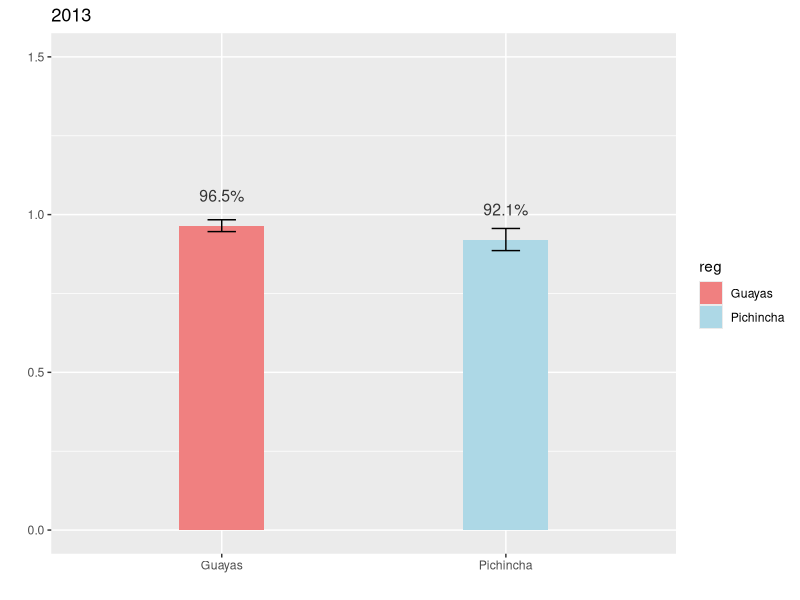
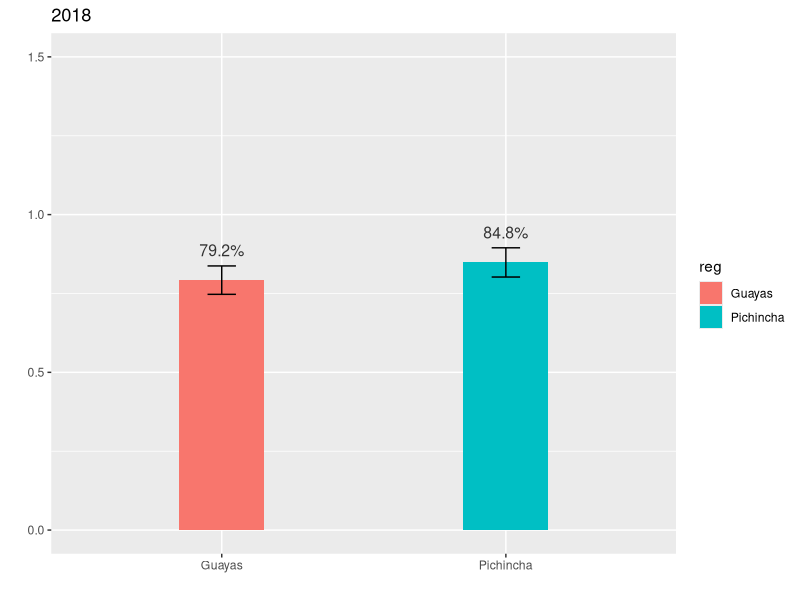
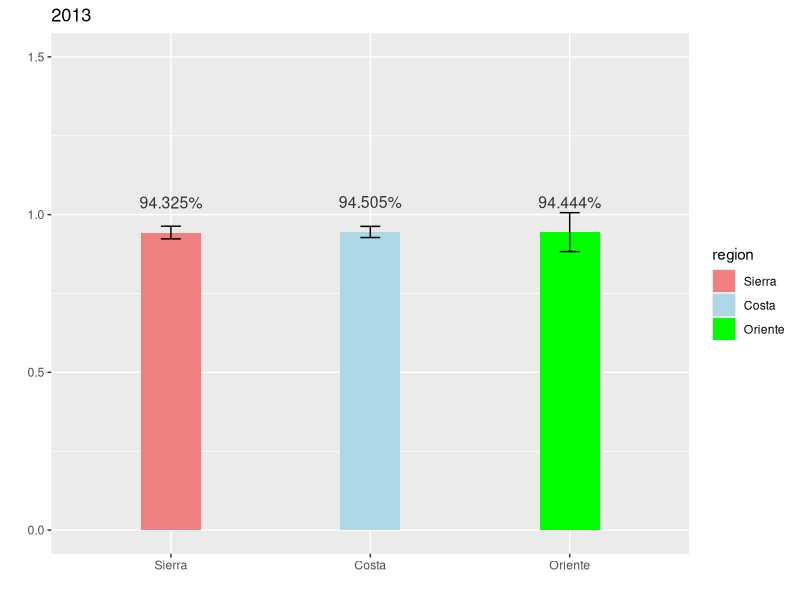
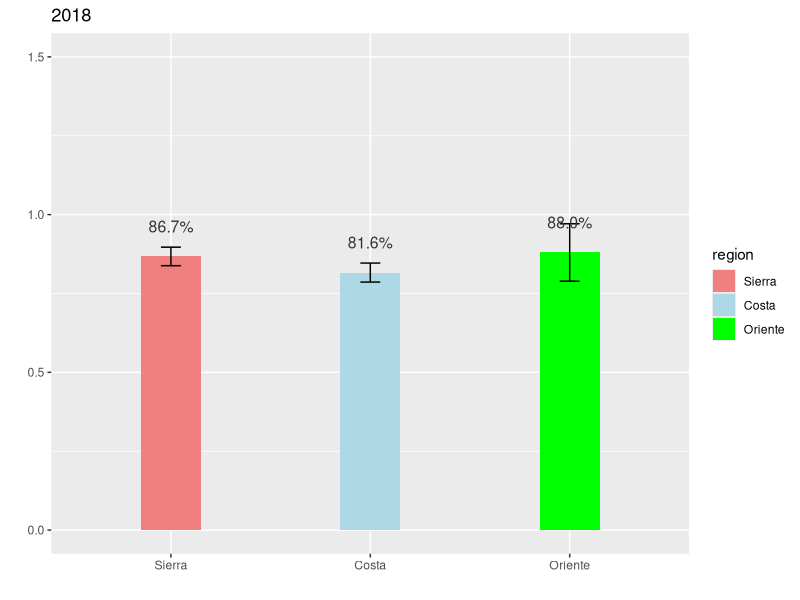
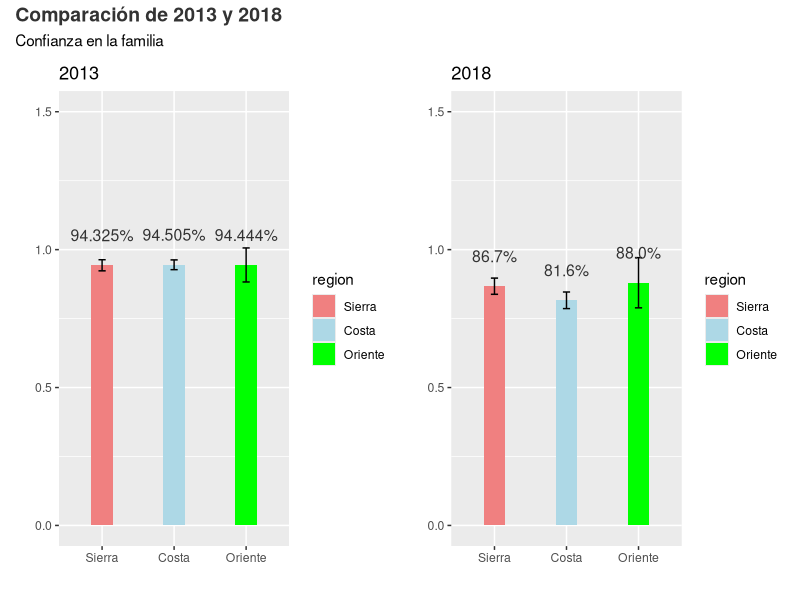
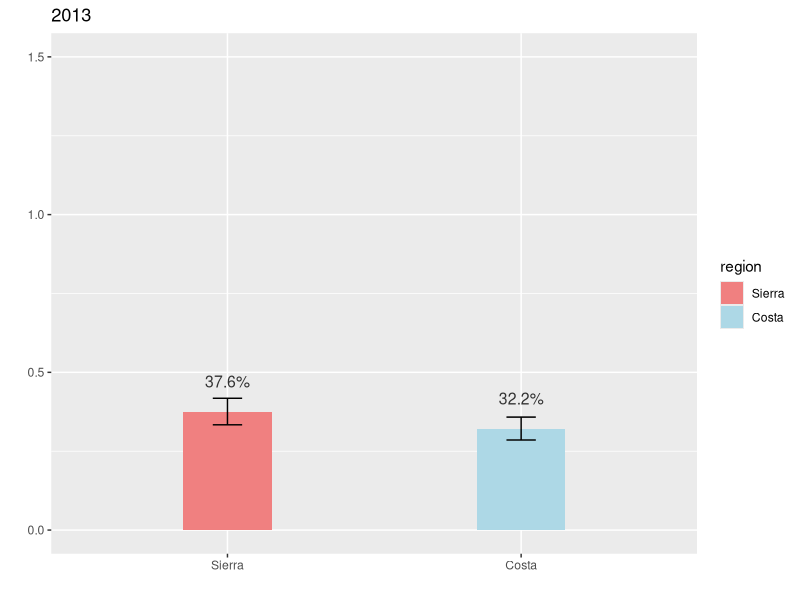
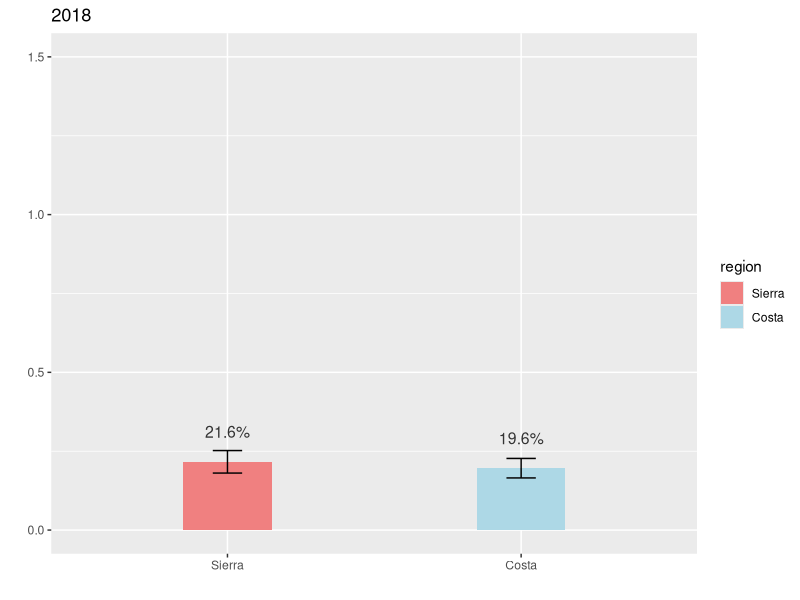
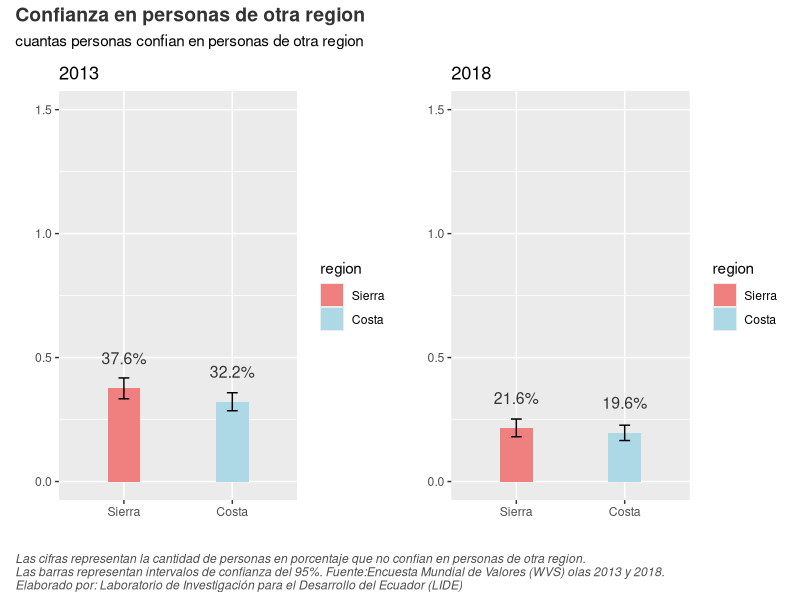

R code for these plots, in order:
#Carga de librerias y bases
library(haven)
library(dplyr)
library(ggplot2)
library(readr)
library(forcats)
library(lubridate)
library(tidyverse)
library(here)
library(cowplot)
library(patchwork)
library(openxlsx)
Wave_7_Ecuador <- read_dta("BASES LIDE/WVS_Wave_7_Ecuador_Stata_v5.0.dta")
Wave_6_Ecuador<- read_dta("BASES LIDE/WV6_Data_Ecuador_Stata_v20201117.dta")

# Union de bases de datos

Wave_6_Ecuador$N_REGION_ISO <- as_factor(Wave_6_Ecuador$N_REGION_ISO)
Wave_7_Ecuador$N_REGION_ISO <- as_factor(Wave_7_Ecuador$N_REGION_ISO)
Wave_6_Ecuador$V102 <- as_factor(Wave_6_Ecuador$V102)
Wave_7_Ecuador$Q58 <- as_factor(Wave_7_Ecuador$Q58)
Wave_6_Ecuador$V103 <- as_factor(Wave_6_Ecuador$V103)
Wave_7_Ecuador$Q59 <- as_factor(Wave_7_Ecuador$Q59)
Wave_6_Ecuador$V104 <- as_factor(Wave_6_Ecuador$V104)
Wave_7_Ecuador$Q60 <- as_factor(Wave_7_Ecuador$Q60)
Wave_6_Ecuador$V105 <- as_factor(Wave_6_Ecuador$V105)
Wave_7_Ecuador$Q61 <- as_factor(Wave_7_Ecuador$Q61)
Wave_6_Ecuador$V106 <- as_factor(Wave_6_Ecuador$V106)
Wave_7_Ecuador$Q62 <- as_factor(Wave_7_Ecuador$Q62)
Wave_6_Ecuador$V115 <- as_factor(Wave_6_Ecuador$V115)
Wave_7_Ecuador$Q71 <- as_factor(Wave_7_Ecuador$Q71)
Wave_6_Ecuador$V181 <- as_factor(Wave_6_Ecuador$V181)
Wave_7_Ecuador$Q142 <- as_factor(Wave_7_Ecuador$Q142)
Wave_6_Ecuador$V113 <- as_factor(Wave_6_Ecuador$V113)
Wave_7_Ecuador$Q69 <- as_factor(Wave_7_Ecuador$Q69)

wave7 <- Wave_7_Ecuador%>%
  select(cf= "Q58",
         "reg"= N_REGION_ISO,
         cv="Q59",
         cp="Q60",
         c_primera="Q61",
         c_dif_reg="Q62",
         ano="A_YEAR",
         c_gob= "Q71",
         p_trabajo="Q142",
         c_policia="Q69")

wave6<-Wave_6_Ecuador%>%
  select(cf="V102" ,
         "reg"= N_REGION_ISO,
         cv="V103",
         cp="V104",
         c_primera="V105",
         c_dif_reg="V106",
         ano="V262",
         c_gob = "V115",
         p_trabajo="V181",
         c_policia="V113")

wvs_total <- bind_rows(wave6, wave7)

#Agrupar c_gob en dos categorias 

wvs_total$c_gob<- as_factor(wvs_total$c_gob)
wvs_total$confianza_gobierno <- ifelse(wvs_total$c_gob %in% c("Quite a lot", "A great deal"),
                              "confío", "no confío")

#Creamos una variable binaria, con la confianza en el gobierno

wvs_total <- wvs_total %>%
  mutate(confianza_gobieno_b = as.integer(c_gob %in% c("Quite a lot", "A great deal")))


#agrupar cf en dos categorias 

wvs_total$cf<- as_factor(wvs_total$cf)
wvs_total$confianza <- ifelse(wvs_total$cf %in% c("Trust completely", "Trust somewhat"),
                              "confío", "no confío")

#Creamos una variable binaria, con la confianza

wvs_total <- wvs_total %>%
  mutate(confianza_binaria = as.integer(cf %in% c("Trust completely", "Trust somewhat")))


#agrupar c_dif_reg en dos categorias 

wvs_total$c_dif_reg<- as_factor(wvs_total$c_dif_reg)
wvs_total$confianza_en_otra_reg <- ifelse(wvs_total$c_dif_reg %in% c("Trust completely", "Trust somewhat"),
                              "confío", "no confío")

#Creamos una variable binaria, con la confianza en personas de otras regiones

wvs_total <- wvs_total %>%
  mutate(confianza_en_otra_reg_b = as.integer(c_dif_reg %in% c("Trust completely", "Trust somewhat")))

# Agrupar p_trabajo en dos categorias

wvs_total$p_trabajo<- as_factor(wvs_total$p_trabajo)
wvs_total$miedo_perder_empleo <- ifelse(wvs_total$p_trabajo %in% c("Very much", "A great deal"),
                                          "confío", "no confío")

#Creamos una variable binaria, con el miedo de las personas a perder su trabajo

wvs_total <- wvs_total %>%
  mutate(miedo_perder_empleo = as.integer(p_trabajo %in% c("Very much", "A great deal")))

#Agrupar c_policia en dos categorias 

wvs_total$c_policia<- as_factor(wvs_total$c_policia)
wvs_total$confianza_policia <- ifelse(wvs_total$c_policia %in% c("Quite a lot", "A great deal"),
                                       "confío", "no confío")

#Creamos una variable binaria, con la confianza en la policia

wvs_total <- wvs_total %>%
  mutate(confianza_policia_b = as.integer(c_policia %in% c("Quite a lot", "A great deal")))





#filtrando por Provincia y renombre de variables

wvs_uio_gye <- wvs_total%>%
  filter(reg %in% c("EC-G Guayas","EC-P Pichincha"))%>%
  mutate(reg=fct_recode(reg,
                        "Guayas"="EC-G Guayas",
                        "Pichincha"="EC-P Pichincha"))

#Relaizamos una grupación de la varible de provicias


wvs_c<- wvs_total%>%
  mutate(region = fct_collapse(reg,
                               "Sierra"=c("EC-A Azuay","EC-B Bolivar","EC-F Canar",
                                          "EC-C Carchi","EC-X Cotopaxi","EC-H Chimborazo",
                                          "EC-L Loja","EC-I Imbabura","EC-P Pichincha",
                                          "EC-T Tungurahua"),
                               "Costa"=c("EC-O El Oro","EC-E Esmeraldas","EC-G Guayas",
                                         "EC-R Los Rios","EC-M Manabi","EC-SE Santa Elena",
                                         "EC-SD Santo Domingo de los Tsachilas",
                                         "EC-SD Santo Domingo de los Tsachilas"),
                               "Oriente"=c("EC-S Morona Santiago","EC-N Napo","EC-D Orellana",
                                           "EC-Y Pastaza",
                                           "EC-U Sucumbios","EC-Z Zamora Chinchipe")))

#Relaizamos una grupación de la varible de provicias sin todas las del oriente

wvs_cs<- wvs_total%>%
  filter(reg %in% c("EC-A Azuay","EC-B Bolivar","EC-F Canar",
                    "EC-C Carchi","EC-X Cotopaxi","EC-H Chimborazo",
                    "EC-L Loja","EC-I Imbabura","EC-P Pichincha",
                    "EC-T Tungurahua","EC-O El Oro","EC-E Esmeraldas","EC-G Guayas",
                    "EC-R Los Rios","EC-M Manabi","EC-SE Santa Elena",
                    "EC-SD Santo Domingo de los Tsachilas",
                    "EC-SD Santo Domingo de los Tsachilas"))%>%
  mutate(region = fct_collapse(reg,
                               "Sierra"=c("EC-A Azuay","EC-B Bolivar","EC-F Canar",
                                          "EC-C Carchi","EC-X Cotopaxi","EC-H Chimborazo",
                                          "EC-L Loja","EC-I Imbabura","EC-P Pichincha",
                                          "EC-T Tungurahua"),
                               "Costa"=c("EC-O El Oro","EC-E Esmeraldas","EC-G Guayas",
                                         "EC-R Los Rios","EC-M Manabi","EC-SE Santa Elena",
                                         "EC-SD Santo Domingo de los Tsachilas",
                                         "EC-SD Santo Domingo de los Tsachilas")))


#Calcular la media y error estandar por provincia 
cf_p <- wvs_uio_gye %>% 
  group_by(ano, reg) %>% 
  summarize(mean = mean(as.numeric(confianza_binaria), na.rm = TRUE), 
            se = sd(as.numeric(confianza_binaria), na.rm = TRUE)/sqrt(n()))

#Calcular la media y error estandar por region
cf_r <- wvs_c %>% 
  group_by(ano, region) %>% 
  summarize(mean = mean(as.numeric(confianza_binaria), na.rm = TRUE), 
            se = sd(as.numeric(confianza_binaria), na.rm = TRUE)/sqrt(n()))

###############################################################################
#analizis de variable de confianza en la familia

#Graficos por provincia Pichincha y Guayas

# Gráfico 2013

cf_p_2013 <- cf_p %>% 
  filter(ano == 2013) %>%
  filter(complete.cases(reg, mean, se)) %>%
  ggplot(aes(x = reg, y = mean, fill = reg)) + 
  geom_bar(stat = "identity", width = 0.3,) +
  geom_errorbar(aes(ymin = mean - 1.96*se, ymax = mean + 1.96*se), width = 0.1) +
  geom_text(aes(label = scales::percent(mean, digits =1)), 
            color = "grey20", size = 4, vjust = -2) +
  labs(title = "2013", x = "", y = "") + 
  scale_y_continuous(limits = c(0, 1.5)) +
  scale_fill_manual(values = c("lightcoral", "lightblue")) 
print(cf_p_2013)

# Gráfico 2018

cf_p_2018 <- cf_p %>% 
  filter(ano == 2018) %>%
  filter(complete.cases(reg, mean, se)) %>%
  ggplot(aes(x = reg, y = mean, fill = reg)) + 
  geom_bar(stat = "identity", width = 0.3) +
  geom_errorbar(aes(ymin = mean - 1.96*se, ymax = mean + 1.96*se), width = 0.1) +
  geom_text(aes(label = scales::percent(mean, digits =1)), 
            color = "grey20", size = 4, vjust = -2) +
  labs(title = "2018", x = "", y = "") + 
  scale_y_continuous(limits = c(0, 1.5))
print(cf_p_2018)
################################################################################
#analizis de variable de confianza en la familia

#Graficos por region sierra y costa

# Gráfico 2013

cf_r_2013 <- cf_r %>% 
  filter(ano == 2013) %>%
  filter(complete.cases(region, mean, se)) %>%
  ggplot(aes(x = region, y = mean, fill = region)) + 
  geom_bar(stat = "identity", width = 0.3,) +
  geom_errorbar(aes(ymin = mean - 1.96*se, ymax = mean + 1.96*se), width = 0.1) +
  geom_text(aes(label = scales::percent(mean, digits =1)), 
            color = "grey20", size = 4, vjust = -2) +
  labs(title = "2013", x = "", y = "") + 
  scale_y_continuous(limits = c(0, 1.5)) +
  scale_fill_manual(values = c("lightcoral", "lightblue","green")) 
print(cf_r_2013)

# Gráfico 2018

cf_r_2018 <- cf_r %>% 
  filter(ano == 2018) %>%
  filter(complete.cases(region, mean, se)) %>%
  ggplot(aes(x = region, y = mean, fill = region)) + 
  geom_bar(stat = "identity", width = 0.3,) +
  geom_errorbar(aes(ymin = mean - 1.96*se, ymax = mean + 1.96*se), width = 0.1) +
  geom_text(aes(label = scales::percent(mean, digits =1)), 
            color = "grey20", size = 4, vjust = -2) +
  labs(title = "2018", x = "", y = "") + 
  scale_y_continuous(limits = c(0, 1.5)) +
  scale_fill_manual(values = c("lightcoral", "lightblue","green")) 
print(cf_r_2018)
##################################################################################
library(cowplot)
library(patchwork)

combined_plot <- cf_r_2013 + cf_r_2018 +
  plot_layout(ncol = 2) +
  plot_annotation(title = "Comparación de 2013 y 2018",
                  subtitle = "Confianza en la familia",
                  theme = theme(
                    plot.title = element_text(hjust = 0, color = "grey20", face = "bold", size = 14),
                    plot.caption = element_text(hjust = 0, color = "grey30", face = 'italic')
                  ))
print(combined_plot)

################################################################################

#Analisis de la variable de confianza en otras regiones 
cf_r_2 <- wvs_cs %>% 
  group_by(ano, region) %>% 
  summarize(mean = mean(as.numeric(confianza_en_otra_reg_b), na.rm = TRUE), 
            se = sd(as.numeric(confianza_en_otra_reg_b), na.rm = TRUE)/sqrt(n()))


#Graficos por region sierra y costa

# Gráfico 2013

cf_r2_2013 <- cf_r_2 %>% 
  filter(ano == 2013) %>%
  filter(complete.cases(region, mean, se)) %>%
  ggplot(aes(x = region, y = mean, fill = region)) + 
  geom_bar(stat = "identity", width = 0.3,) +
  geom_errorbar(aes(ymin = mean - 1.96*se, ymax = mean + 1.96*se), width = 0.1) +
  geom_text(aes(label = scales::percent(mean, digits =1)), 
            color = "grey20", size = 4, vjust = -2) +
  labs(title = "2013", x = "", y = "") + 
  scale_y_continuous(limits = c(0, 1.5)) +
  scale_fill_manual(values = c("lightcoral", "lightblue","green")) 
print(cf_r2_2013)
  
# Gráfico 2018

cf_r2_2018 <- cf_r_2 %>% 
  filter(ano == 2018) %>%
  filter(complete.cases(region, mean, se)) %>%
  ggplot(aes(x = region, y = mean, fill = region)) + 
  geom_bar(stat = "identity", width = 0.3,) +
  geom_errorbar(aes(ymin = mean - 1.96*se, ymax = mean + 1.96*se), width = 0.1) +
  geom_text(aes(label = scales::percent(mean, digits =1)), 
            color = "grey20", size = 4, vjust = -2) +
  labs(title = "2018", x = "", y = "") + 
  scale_y_continuous(limits = c(0, 1.5)) +
  scale_fill_manual(values = c("lightcoral", "lightblue","green")) 
print(cf_r2_2018)

#Union de los dos gráficos

combined_plot_2 <- cf_r2_2013 + cf_r2_2018 +
  plot_layout(ncol = 2) +
  plot_annotation(title = "Confianza en personas de otra region",
                  subtitle = "cuantas personas confian en personas de otra region",
                  caption = "Las cifras representan la cantidad de personas en porcentaje que no confian en personas de otra region.
Las barras representan intervalos de confianza del 95%. Fuente:Encuesta Mundial de Valores (WVS) olas 2013 y 2018. 
Elaborado por: Laboratorio de Investigación para el Desarrollo del Ecuador (LIDE)",
                  theme = theme(
                    plot.title = element_text(hjust = 0, color = "grey20", face = "bold", size = 14),
                    plot.caption = element_text(hjust = 0, color = "grey30", face = 'italic')
                  ))
print(combined_plot_2)

####################################################################################

#Analizis de la variable de confianza sobre el gobierno
cf_r_3 <- wvs_cs %>% 
  group_by(ano, region) %>% 
  summarize(mean = mean(as.numeric(confianza_gobieno_b), na.rm = TRUE), 
            se = sd(as.numeric(confianza_gobieno_b), na.rm = TRUE)/sqrt(n()))


#Graficos por region sierra y costa

# Gráfico 2013

cf_r3_2013 <- cf_r_3 %>% 
  filter(ano == 2013) %>%
  filter(complete.cases(region, mean, se)) %>%
  ggplot(aes(x = region, y = mean, fill = region)) + 
  geom_bar(stat = "identity", width = 0.3,) +
  geom_errorbar(aes(ymin = mean - 1.96*se, ymax = mean + 1.96*se), width = 0.1) +
  geom_text(aes(label = scales::percent(mean, digits =1)), 
            color = "grey20", size = 4, vjust = -2) +
  labs(title = "2013", x = "", y = "") + 
  scale_y_continuous(limits = c(0, 1.5)) +
  scale_fill_manual(values = c("lightcoral", "lightblue","green")) 
print(cf_r3_2013)

# Gráfico 2018

cf_r3_2018 <- cf_r_3 %>% 
  filter(ano == 2018) %>%
  filter(complete.cases(region, mean, se)) %>%
  ggplot(aes(x = region, y = mean, fill = region)) + 
  geom_bar(stat = "identity", width = 0.3,) +
  geom_errorbar(aes(ymin = mean - 1.96*se, ymax = mean + 1.96*se), width = 0.1) +
  geom_text(aes(label = scales::percent(mean, digits =1)), 
            color = "grey20", size = 4, vjust = -2) +
  labs(title = "2018", x = "", y = "") + 
  scale_y_continuous(limits = c(0, 1.5)) +
  scale_fill_manual(values = c("lightcoral", "lightblue","green")) 
print(cf_r3_2018)

# Union de los dos graficos

combined_plot_3 <- cf_r3_2013 + cf_r3_2018 +
  plot_layout(ncol = 2) +
  plot_annotation(title = "Confianza de los ecuatorianos en el gobierno",
                  subtitle = "cuantas personas confian en el gobierno",
                  caption = "Las cifras representan la cantidad de personas en porcentaje que no confian en el gobierno ecuatoriano.
Las barras representan intervalos de confianza del 95%. Fuente:Encuesta Mundial de Valores (WVS) olas 2013 y 2018. 
Elaborado por: Laboratorio de Investigación para el Desarrollo del Ecuador (LIDE)",
                  theme = theme(
                    plot.title = element_text(hjust = 0, color = "grey20", face = "bold", size = 14),
                    plot.caption = element_text(hjust = 0, color = "grey30", face = 'italic')
                  ))
print(combined_plot_3)
############################################################################3##
combined_plot <- plot_grid(
  combined_plot_2,
  combined_plot_3,
  labels = c("A", "B"),  # Agrega etiquetas A y B a los gráficos
  ncol = 1  # Coloca los gráficos en una sola columna
)
print(combined_plot)

################################################################################

#Analisis de la variable del miedo a perder el trabajo

cf_r_4 <- wvs_cs %>% 
  group_by(ano, region) %>% 
  summarize(mean = mean(as.numeric(miedo_perder_empleo), na.rm = TRUE), 
            se = sd(as.numeric(miedo_perder_empleo), na.rm = TRUE)/sqrt(n()))


#Graficos por region sierra y costa

# Gráfico 2013

cf_r4_2013 <- cf_r_4 %>% 
  filter(ano == 2013) %>%
  filter(complete.cases(region, mean, se)) %>%
  ggplot(aes(x = region, y = mean, fill = region)) + 
  geom_bar(stat = "identity", width = 0.3,) +
  geom_errorbar(aes(ymin = mean - 1.96*se, ymax = mean + 1.96*se), width = 0.1) +
  geom_text(aes(label = scales::percent(mean, digits =1)), 
            color = "grey20", size = 4, vjust = -2) +
  labs(title = "2013", x = "", y = "") + 
  scale_y_continuous(limits = c(0, 1.5)) +
  scale_fill_manual(values = c("lightcoral", "lightblue","green"))+
  theme_minimal()+
  theme(panel.grid = element_blank(),
        axis.line = element_line("black"))
print(cf_r4_2013)

# Gráfico 2018

cf_r4_2018 <- cf_r_4 %>% 
  filter(ano == 2018) %>%
  filter(complete.cases(region, mean, se)) %>%
  ggplot(aes(x = region, y = mean, fill = region)) + 
  geom_bar(stat = "identity", width = 0.3,) +
  geom_errorbar(aes(ymin = mean - 1.96*se, ymax = mean + 1.96*se), width = 0.1) +
  geom_text(aes(label = scales::percent(mean, digits =1)), 
            color = "grey20", size = 4, vjust = -2) +
  labs(title = "2018", x = "", y = "") + 
  scale_y_continuous(limits = c(0, 1.5)) +
  scale_fill_manual(values = c("lightcoral", "lightblue","green"))+
  theme_minimal()+
  theme(panel.grid = element_blank(),
        axis.line = element_line("black"))
print(cf_r4_2018)

#Union de los dos gráficos
combined_plot_4 <- cf_r4_2013 + cf_r4_2018 +
  plot_layout(ncol = 2) +
  plot_annotation(title = "Miedo de los ecuatorianos a perder su empleo",
                  subtitle = "Expectativas sobre el mercado laboral",
                  caption = "Las cifras representan en porcentaje la cantida de personas que tienen miedo a perder su trabajo.
Las barras representan intervalos de confianza del 95%. Fuente:Encuesta Mundial de Valores (WVS) olas 2013 y 2018.",
                  theme = theme(
                    panel.grid.major = element_blank(),
                    panel.grid.minor = element_blank(),
                    plot.title = element_text(hjust = 0, color = "grey20", face = "bold", size = 14),
                    plot.caption = element_text(hjust = 0, color = "grey30", face = 'italic')))
print(combined_plot_4)

############################################################################
# Estadistica comparativa de confianza en la policia
cf_r_5 <- wvs_c %>% 
  group_by(ano, region) %>% 
  summarize(mean = mean(as.numeric(confianza_policia_b), na.rm = TRUE), 
            se = sd(as.numeric(confianza_policia_b), na.rm = TRUE)/sqrt(n()))

# Unir toda la estadistica comparativa para poder observar una tabla

cf_r_total <- wvs_cs %>% 
  group_by(ano, region) %>% 
  summarize(mean_cf = mean(as.numeric(confianza_binaria), na.rm = TRUE), 
            se_cf = sd(as.numeric(confianza_binaria), na.rm = TRUE)/sqrt(n()),
            mean_otra_reg = mean(as.numeric(confianza_en_otra_reg_b), na.rm = TRUE), 
            se_otra_reg = sd(as.numeric(confianza_en_otra_reg_b), na.rm = TRUE)/sqrt(n()),
            mean_gob = mean(as.numeric(confianza_gobieno_b), na.rm = TRUE), 
            se_gob = sd(as.numeric(confianza_gobieno_b), na.rm = TRUE)/sqrt(n()),
            mean_police = mean(as.numeric(confianza_policia_b), na.rm = TRUE), 
            se_police = sd(as.numeric(confianza_policia_b), na.rm = TRUE)/sqrt(n()))

#Gráfico de todas las vars
############################################################################################

cf_r_total %>% 
  select(ano, region, mean_cf, mean_otra_reg, mean_gob, mean_police,se_cf,se_otra_reg,se_gob,
         se_police) %>%
  pivot_longer(c(mean_cf, mean_otra_reg, mean_gob, mean_police),
               names_to = 'confianza_from',
               values_to = 'confianza') %>%
  mutate(confianza_from = case_when(
    confianza_from == 'mean_cf' ~ 'Confianza en la Familia',
    confianza_from == 'mean_otra_reg' ~ 'Confianza en la otra Región',
    confianza_from == 'mean_gob' ~ 'Confianza en el Gobierno',
    confianza_from == 'mean_police' ~ 'Confianza en la Policía'
  )) %>%
  ggplot(aes(x = factor(region), y = confianza, fill = confianza_from)) +
  geom_col(position = position_dodge(width = 2), width = 2) +
  geom_errorbar(aes(ymin=confianza- 1.96 * se_cf, ymax = confianza + 1.96 * se_cf),
                position = position_dodge(width = 2),
                width = 1.5) +
  geom_text(aes(label = scales::percent(confianza, accuracy = 1), group = confianza_from),
            position = position_dodge(width = 4.2),  
            vjust = -1, 
            size = 3) +  
  scale_x_discrete(labels=c("Sierra","Costa")) +
  scale_fill_manual(values = c('#20409A', '#EE2E24', '#3EA055', '#F7D002')) +
  scale_y_continuous(labels = scales::percent_format(acurracy=1))+
  facet_wrap(~ano,ncol=2) +
  labs(title = 'Porcentaje de Confianza por Año y Región',
       subtitle = 'Datos de Confianza 2013-2018',
       x = 'Región',
       y = 'Porcentaje de Confianza',
       fill = '',
       caption = 'Las cifras representan en porcentaje la confianza que tienen las personas en los diferentes indicadores.\nLas barras representan intervalos de confianza del 95%. Fuente: Encuesta Mundial de Valores (WVS) olas 2013 y 2018.') +
  theme_minimal() +
  theme(axis.text.x = element_text(angle = 45, vjust = 0.7, hjust = 1),
        legend.position = 'bottom',  
        legend.box = 'horizontal',
        plot.caption = element_text(hjust = 0), 
        panel.grid.major = element_blank(),
        panel.grid.minor = element_blank(),
        axis.line = element_line("black"))  


#Gráfico de confianza con porcentajes nacionales 

wvs_n<- wvs_total%>%
  mutate(region = fct_collapse(reg,
                               "Ecuador"=c("EC-A Azuay","EC-B Bolivar","EC-F Canar",
                                          "EC-C Carchi","EC-X Cotopaxi","EC-H Chimborazo",
                                          "EC-L Loja","EC-I Imbabura","EC-P Pichincha",
                                          "EC-T Tungurahua","EC-O El Oro","EC-E Esmeraldas","EC-G Guayas",
                                         "EC-R Los Rios","EC-M Manabi","EC-SE Santa Elena",
                                         "EC-SD Santo Domingo de los Tsachilas",
                                         "EC-SD Santo Domingo de los Tsachilas","EC-S Morona Santiago",
                                          "EC-N Napo","EC-D Orellana","EC-Y Pastaza",
                                           "EC-U Sucumbios","EC-Z Zamora Chinchipe")))

#Unir toda la estadistica comparativa para poder observar una tabla
c_nacional <- wvs_n %>% 
  group_by(ano, region) %>% 
  summarize(mean_cf = mean(as.numeric(confianza_binaria), na.rm = TRUE), 
            se_cf = sd(as.numeric(confianza_binaria), na.rm = TRUE)/sqrt(n()),
            mean_otra_reg = mean(as.numeric(confianza_en_otra_reg_b), na.rm = TRUE), 
            se_otra_reg = sd(as.numeric(confianza_en_otra_reg_b), na.rm = TRUE)/sqrt(n()),
            mean_gob = mean(as.numeric(confianza_gobieno_b), na.rm = TRUE), 
            se_gob = sd(as.numeric(confianza_gobieno_b), na.rm = TRUE)/sqrt(n()),
            mean_police = mean(as.numeric(confianza_policia_b), na.rm = TRUE), 
            se_police = sd(as.numeric(confianza_policia_b), na.rm = TRUE)/sqrt(n()))

#Gráfico de porcentajes nacionales 
c_nacional %>% 
  select(ano, region, mean_cf, mean_otra_reg, mean_gob, mean_police) %>%
  pivot_longer(c(mean_cf, mean_otra_reg, mean_gob, mean_police),
               names_to = 'confianza_from',
               values_to = 'confianza') %>%
  mutate(confianza_from = case_when(
    confianza_from == 'mean_cf' ~ 'Confianza en la Familia',
    confianza_from == 'mean_otra_reg' ~ 'Confianza en la otra Región',
    confianza_from == 'mean_gob' ~ 'Confianza en el Gobierno',
    confianza_from == 'mean_police' ~ 'Confianza en la Policía'
  )) %>%
  ggplot(aes(x = ano, y = confianza, fill = confianza_from)) +
  geom_col(position = 'dodge') +
  geom_text(aes(label = scales::percent(confianza, accuracy = 1), group = confianza_from),
            position = position_dodge(width = 4.2),  
            vjust = -0.5, 
            size = 3) +  
  scale_x_continuous(breaks = c(2013, 2018)) +
  scale_fill_manual(values = c('#20409A', '#EE2E24', '#3EA055', '#F7D002')) +
  facet_wrap(~region) +
  labs(title = 'Porcenjate de Confianza en Ecuador por Año',
       subtitle = 'Datos de Confianza 2013-2018',
       x = 'Año',
       y = 'Porcentaje de Confianza',
       fill = '',
       caption = 'Las cifras representan en porcentaje la confianza que tienen las personas en los diferentes indicadores.\nLas barras representan intervalos de confianza del 95%. Fuente: Encuesta Mundial de Valores (WVS) olas 2013 y 2018.') +
  theme_minimal() +
  theme(axis.text.x = element_text(angle = 45, vjust = 0.7, hjust = 1),
        legend.position = 'bottom',  
        legend.box = 'horizontal',
        plot.caption = element_text(hjust = 0), 
        panel.grid.major = element_blank(),
        panel.grid.minor = element_blank(),
        axis.line = element_line("black")) 